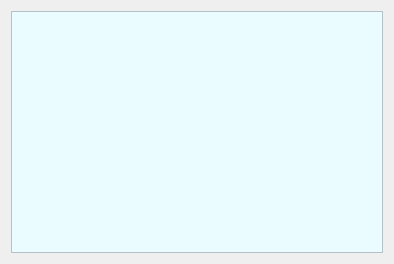
<?xml version="1.0" encoding="UTF-8"?>
<ui version="4.0">
 <class>AnalysisDialog</class>
 <widget class="QDialog" name="AnalysisDialog">
  <property name="geometry">
   <rect>
    <x>0</x>
    <y>0</y>
    <width>394</width>
    <height>264</height>
   </rect>
  </property>
  <property name="minimumSize">
   <size>
    <width>0</width>
    <height>0</height>
   </size>
  </property>
  <property name="windowTitle">
   <string>Dialog</string>
  </property>
  <property name="styleSheet">
   <string notr="true">QFont font;
font.setPointSize(10);
tableWidget-&gt;setFont(font);
tableWidget-&gt;horizontalHeader()-&gt;setFont(QFont(&quot;Arial&quot;, 11, QFont::Bold));
tableWidget-&gt;horizontalHeader()-&gt;setDefaultAlignment(Qt::AlignCenter);</string>
  </property>
  <layout class="QVBoxLayout" name="verticalLayout">
   <item>
    <widget class="QTableWidget" name="tableWidget">
     <property name="styleSheet">
      <string notr="true">QTableWidget::item {
        border: 1px solid #999999;
        padding: 4px;
    }
    QTableWidget {
        gridline-color: #666666;
        background-color: #eafcff;
        font-size: 14px;
    }
    QHeaderView::section {
        background-color: #b2ebf2;
        border: 1px solid #666666;
        font-weight: bold;
    }</string>
     </property>
    </widget>
   </item>
  </layout>
 </widget>
 <resources/>
 <connections/>
</ui>
